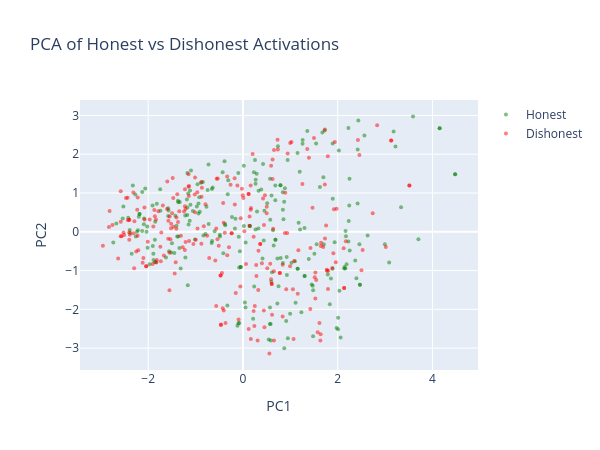

Here is the notebook cell this chart was saved with:
### Markdown cell above
We now train the deception probes. We reuse the `MMProbe` and `LRProbe` classes from Section 2. For the MM probe the direction is simply mean(dishonest) - mean(honest). For the LR probe we use `C=0.001` (matching `reg_coeff=1000` in the deception-detection repo's defaults), which is stronger regularization than the truth probe from Section 2.

### Code cell
# Build training data: dishonest=1 (positive class), honest=0 (negative class)
train_all_acts = t.cat([train_dishonest[mid_layer], train_honest[mid_layer]], dim=0)
train_all_labels = t.cat(
    [t.ones(len(train_dishonest[mid_layer])), t.zeros(len(train_honest[mid_layer]))]
)

mm_probe = MMProbe.from_data(train_all_acts, train_all_labels)
lr_probe = LRProbe.from_data(train_all_acts, train_all_labels, C=0.001)

# Evaluate MM on train/test
train_all = t.cat([train_dishonest[mid_layer], train_honest[mid_layer]])
train_y = t.cat(
    [t.ones(len(train_dishonest[mid_layer])), t.zeros(len(train_honest[mid_layer]))]
)
test_all = t.cat([test_dishonest[mid_layer], test_honest[mid_layer]])
test_y = t.cat(
    [t.ones(len(test_dishonest[mid_layer])), t.zeros(len(test_honest[mid_layer]))]
)

mms_train_acc = (mm_probe.pred(train_all) == train_all_labels).float().mean().item()
mms_test_acc = (mm_probe.pred(test_all) == test_y).float().mean().item()

# Evaluate LR on train/test
lr_train_acc = (lr_probe.pred(train_all) == train_all_labels).float().mean().item()
lr_test_acc = (lr_probe.pred(test_all) == test_y).float().mean().item()

assert mms_train_acc > 0.6, f"MM train accuracy too low: {mms_train_acc:.3f}"
assert lr_train_acc > 0.6, f"LR train accuracy too low: {lr_train_acc:.3f}"

probe_results = pd.DataFrame(
    {
        "Probe": ["MM", "LR"],
        "Train Acc": [f"{mms_train_acc:.3f}", f"{lr_train_acc:.3f}"],
        "Test Acc": [f"{mms_test_acc:.3f}", f"{lr_test_acc:.3f}"],
    }
)
print("Deception probe accuracy:")
display(probe_results)

# PCA scatter of honest vs dishonest
all_acts = t.cat([train_honest[mid_layer], train_dishonest[mid_layer]])
pcs = get_pca_components(all_acts, k=2)
centered = all_acts - all_acts.mean(dim=0)
projected = (centered @ pcs).numpy()
n_honest = len(train_honest[mid_layer])
colors = ["green"] * n_honest + ["red"] * (len(all_acts) - n_honest)

fig = go.Figure()
fig.add_trace(
    go.Scatter(
        x=projected[:n_honest, 0],
        y=projected[:n_honest, 1],
        mode="markers",
        marker=dict(color="green", size=4, opacity=0.5),
        name="Honest",
    )
)
fig.add_trace(
    go.Scatter(
        x=projected[n_honest:, 0],
        y=projected[n_honest:, 1],
        mode="markers",
        marker=dict(color="red", size=4, opacity=0.5),
        name="Dishonest",
    )
)
fig.update_layout(
    title="PCA of Honest vs Dishonest Activations",
    xaxis_title="PC1",
    yaxis_title="PC2",
    height=450,
    width=600,
)
fig.show()

# Histogram of LR scores on test set
lr_scores_test = lr_probe(test_all).detach().numpy()
n_test_dis = len(test_dishonest[mid_layer])
fig = go.Figure()
fig.add_trace(
    go.Histogram(
        x=lr_scores_test[n_test_dis:],
        name="Honest",
        marker_color="green",
        opacity=0.6,
        nbinsx=20,
    )
)
fig.add_trace(
    go.Histogram(
        x=lr_scores_test[:n_test_dis],
        name="Dishonest",
        marker_color="red",
        opacity=0.6,
        nbinsx=20,
    )
)
fig.update_layout(
    title="LR Probe Score Distribution (Test Set)",
    xaxis_title="P(Deceptive)",
    yaxis_title="Count",
    barmode="overlay",
    height=400,
    width=600,
)
fig.show()

### Figure 1 — Plotly figure (JSON) as saved in the notebook; plotly's stock layout.template omitted (floating-point values rounded to 4 significant figures; data arrays with more than 128 entries replaced by an {"elided": "..."} marker saying what was removed)
{"data": [{"marker": {"color": "green", "opacity": 0.5, "size": 4}, "mode": "markers", "name": "Honest", "type": "scatter", "x": {"elided": "244 float values"}, "y": {"elided": "244 float values"}}, {"marker": {"color": "red", "opacity": 0.5, "size": 4}, "mode": "markers", "name": "Dishonest", "type": "scatter", "x": {"elided": "244 float values"}, "y": {"elided": "244 float values"}}], "layout": {"height": 450, "title": {"text": "PCA of Honest vs Dishonest Activations"}, "width": 600, "xaxis": {"title": {"text": "PC1"}}, "yaxis": {"title": {"text": "PC2"}}}}
